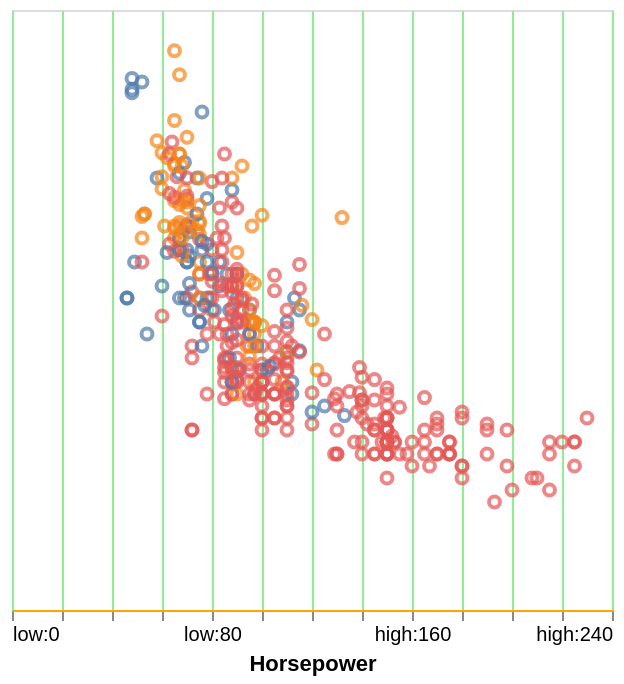

Vega-Lite specification stored for this chart:
### Vega-Lite specification from a JSON file in a GitHub repository (floating-point values rounded to 4 significant figures; data arrays with more than 128 entries replaced by an {"elided": "..."} marker saying what was removed)
{"$schema": "https://vega.github.io/schema/vega-lite/v5.json", "config": {"style": {"x-style": {"domainColor": "orange", "gridColor": "lightgreen", "labelExpr": "if (datum.value <= 100, 'low:' + datum.label, 'high:' + datum.label)"}, "y-style": {"domain": false, "grid": false, "labels": false, "ticks": false, "title": null}}}, "data": {"values": {"elided": "406 records"}}, "encoding": {"color": {"field": "Origin", "legend": null, "type": "nominal"}, "x": {"axis": {"style": "x-style"}, "field": "Horsepower", "type": "quantitative"}, "y": {"axis": {"style": "y-style"}, "field": "Miles_per_Gallon", "type": "quantitative"}}, "mark": "point"}
